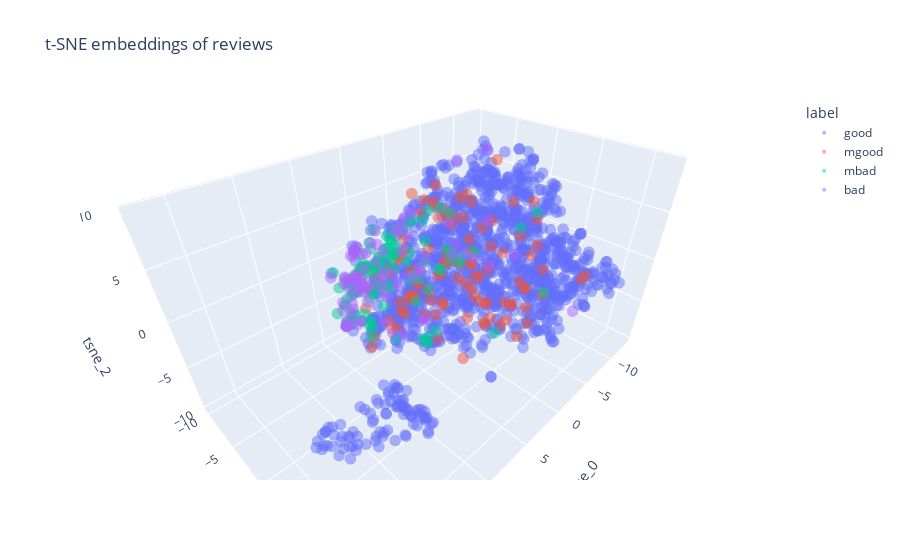

The notebook cell this image was saved under:
### Markdown cell above
Let's apply this to the misleading reviews, and then reduce down to 2 dimensions using T-SNE.

### Code cell
# ignore PerformanceWarning
import warnings
from pandas.errors import PerformanceWarning
warnings.filterwarnings("ignore", category=PerformanceWarning)

embeddings_df = pd.DataFrame()
embeddings_df["review_id"] = df.review_id
embeddings_df["label"] = df.label
embeddings_df = embeddings_features(embeddings_df)

# apply tsne to reduce to `dims` dimensions
dims = 3
embd_df = tsne_features(embeddings_df.drop(columns=["review_id", "label"], axis=1), dims=dims)
embeddings_df = embeddings_df.reset_index()
embd_df["review_id"] = embeddings_df.review_id
embd_df["label"] = embeddings_df.label

# plot 3d scatter with plotly
fig = px.scatter_3d(embd_df, x="tsne_0", y="tsne_1", z="tsne_2", color="label", title="t-SNE embeddings of reviews", )
# make size of point smaller and opaque
fig.update_traces(marker=dict(size=4, opacity=0.5))
# make inital zoom bigger
fig.update_layout(scene=dict(camera_eye=dict(x=0.9, y=0.9, z=0.9)))
fig.show()
